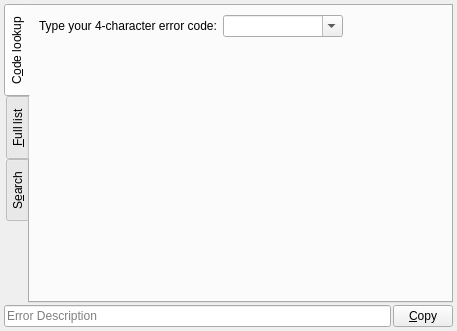
<?xml version="1.0" encoding="UTF-8"?>
<ui version="4.0">
 <class>UwxErrorCode</class>
 <widget class="QDialog" name="UwxErrorCode">
  <property name="geometry">
   <rect>
    <x>0</x>
    <y>0</y>
    <width>457</width>
    <height>331</height>
   </rect>
  </property>
  <property name="windowTitle">
   <string>Error Code Lookup</string>
  </property>
  <layout class="QVBoxLayout" name="verticalLayout_3">
   <property name="spacing">
    <number>2</number>
   </property>
   <property name="leftMargin">
    <number>4</number>
   </property>
   <property name="topMargin">
    <number>4</number>
   </property>
   <property name="rightMargin">
    <number>4</number>
   </property>
   <property name="bottomMargin">
    <number>4</number>
   </property>
   <item>
    <widget class="QTabWidget" name="selector_Tab">
     <property name="tabPosition">
      <enum>QTabWidget::West</enum>
     </property>
     <property name="currentIndex">
      <number>0</number>
     </property>
     <property name="usesScrollButtons">
      <bool>true</bool>
     </property>
     <property name="documentMode">
      <bool>false</bool>
     </property>
     <widget class="QWidget" name="tab_Lookup">
      <attribute name="title">
       <string>C&amp;ode lookup</string>
      </attribute>
      <layout class="QGridLayout" name="gridLayout">
       <item row="0" column="0">
        <layout class="QVBoxLayout" name="verticalLayout_2">
         <item>
          <layout class="QHBoxLayout" name="horizontalLayout_2">
           <item>
            <widget class="QLabel" name="label">
             <property name="text">
              <string>Type your 4-character error code:</string>
             </property>
            </widget>
           </item>
           <item>
            <widget class="QComboBox" name="combo_Code">
             <property name="minimumSize">
              <size>
               <width>120</width>
               <height>0</height>
              </size>
             </property>
             <property name="editable">
              <bool>true</bool>
             </property>
            </widget>
           </item>
           <item>
            <spacer name="horizontalSpacer">
             <property name="orientation">
              <enum>Qt::Horizontal</enum>
             </property>
             <property name="sizeHint" stdset="0">
              <size>
               <width>40</width>
               <height>20</height>
              </size>
             </property>
            </spacer>
           </item>
          </layout>
         </item>
         <item>
          <spacer name="verticalSpacer">
           <property name="orientation">
            <enum>Qt::Vertical</enum>
           </property>
           <property name="sizeHint" stdset="0">
            <size>
             <width>20</width>
             <height>40</height>
            </size>
           </property>
          </spacer>
         </item>
        </layout>
       </item>
      </layout>
     </widget>
     <widget class="QWidget" name="tab_List">
      <attribute name="title">
       <string>&amp;Full list</string>
      </attribute>
      <layout class="QGridLayout" name="gridLayout_2">
       <item row="0" column="0">
        <layout class="QVBoxLayout" name="verticalLayout_4">
         <item>
          <widget class="QListWidget" name="list_Codes">
           <property name="editTriggers">
            <set>QAbstractItemView::EditKeyPressed</set>
           </property>
          </widget>
         </item>
        </layout>
       </item>
      </layout>
     </widget>
     <widget class="QWidget" name="tab_Search">
      <attribute name="title">
       <string>S&amp;earch</string>
      </attribute>
      <layout class="QGridLayout" name="gridLayout_3">
       <item row="0" column="0">
        <layout class="QVBoxLayout" name="verticalLayout">
         <property name="topMargin">
          <number>0</number>
         </property>
         <item>
          <layout class="QHBoxLayout" name="horizontalLayout">
           <item>
            <widget class="QLineEdit" name="edit_Search">
             <property name="placeholderText">
              <string>Enter part of error description...</string>
             </property>
            </widget>
           </item>
           <item>
            <widget class="QPushButton" name="btn_Search">
             <property name="text">
              <string>&amp;Search</string>
             </property>
            </widget>
           </item>
          </layout>
         </item>
         <item>
          <widget class="QListWidget" name="list_Search"/>
         </item>
        </layout>
       </item>
      </layout>
     </widget>
    </widget>
   </item>
   <item>
    <layout class="QHBoxLayout" name="horizontalLayout_3">
     <property name="spacing">
      <number>2</number>
     </property>
     <property name="topMargin">
      <number>0</number>
     </property>
     <item>
      <widget class="QLineEdit" name="edit_Result">
       <property name="readOnly">
        <bool>true</bool>
       </property>
       <property name="placeholderText">
        <string>Error Description</string>
       </property>
      </widget>
     </item>
     <item>
      <widget class="QPushButton" name="btn_Copy">
       <property name="maximumSize">
        <size>
         <width>60</width>
         <height>16777215</height>
        </size>
       </property>
       <property name="text">
        <string>&amp;Copy</string>
       </property>
      </widget>
     </item>
    </layout>
   </item>
   <item>
    <layout class="QHBoxLayout" name="StatusBarLayout"/>
   </item>
  </layout>
 </widget>
 <tabstops>
  <tabstop>selector_Tab</tabstop>
  <tabstop>combo_Code</tabstop>
  <tabstop>list_Codes</tabstop>
  <tabstop>edit_Search</tabstop>
  <tabstop>btn_Search</tabstop>
  <tabstop>list_Search</tabstop>
  <tabstop>edit_Result</tabstop>
  <tabstop>btn_Copy</tabstop>
 </tabstops>
 <resources/>
 <connections/>
</ui>
